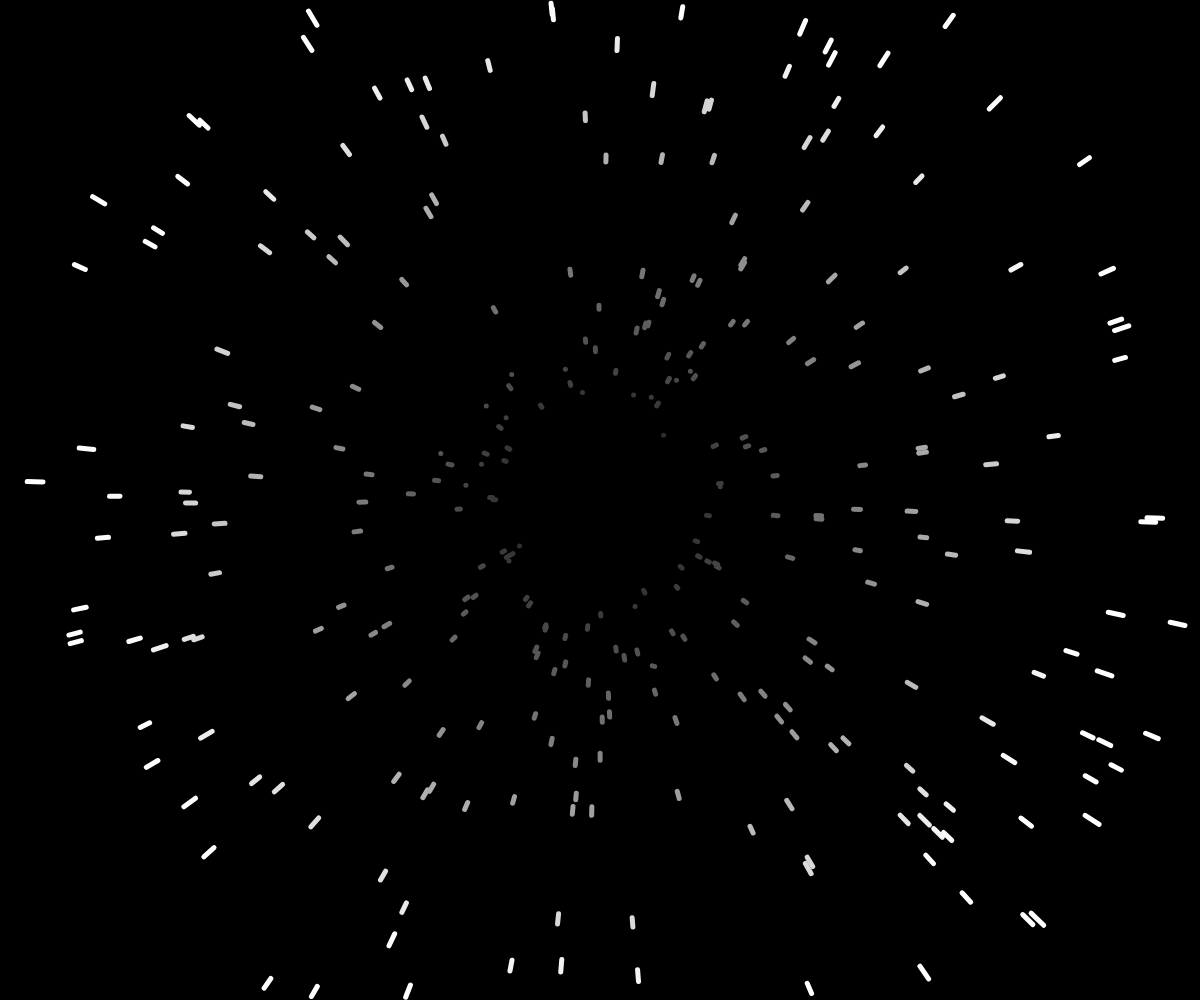
Frame 1 (no input)
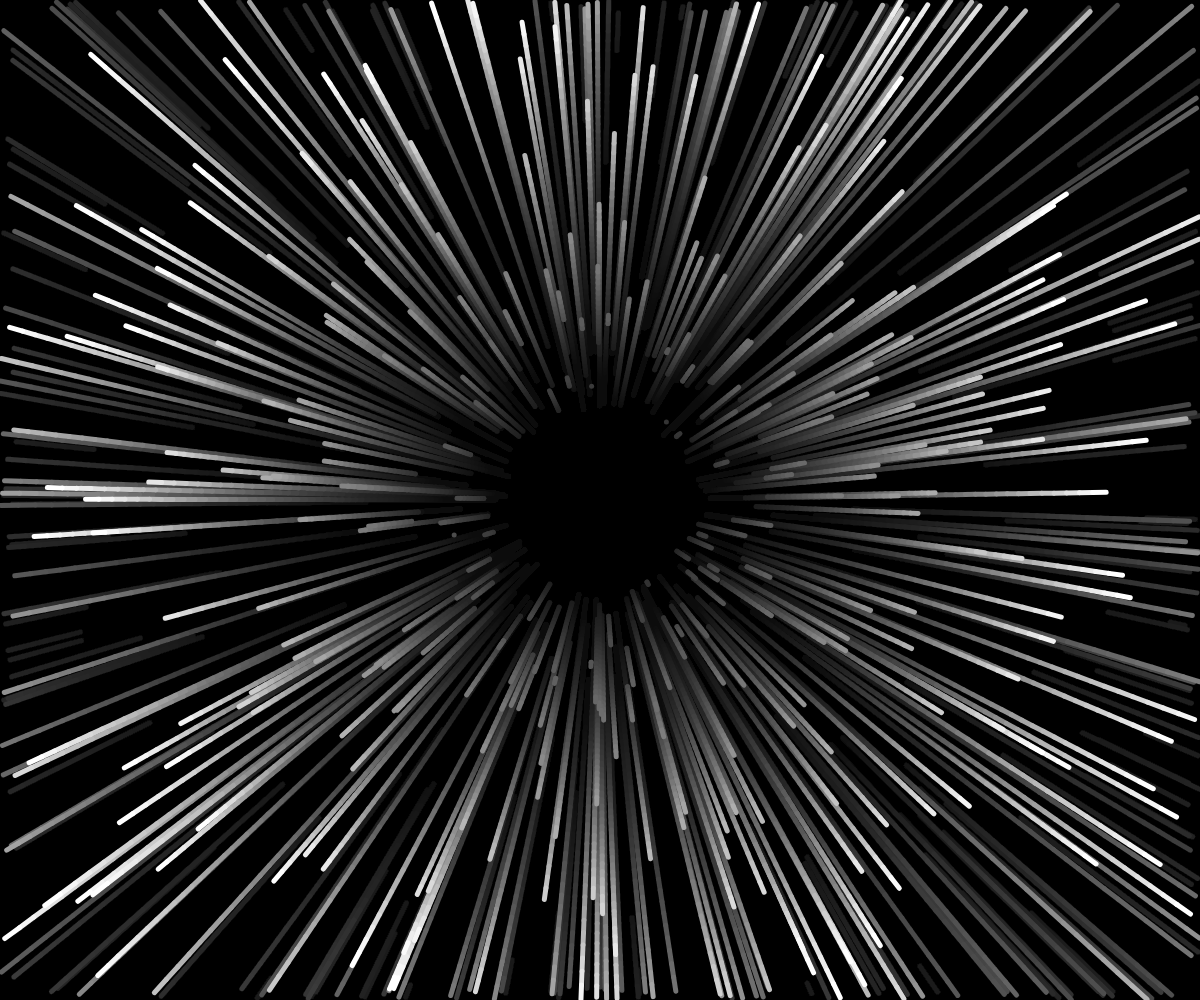
Frame 60 (no input)
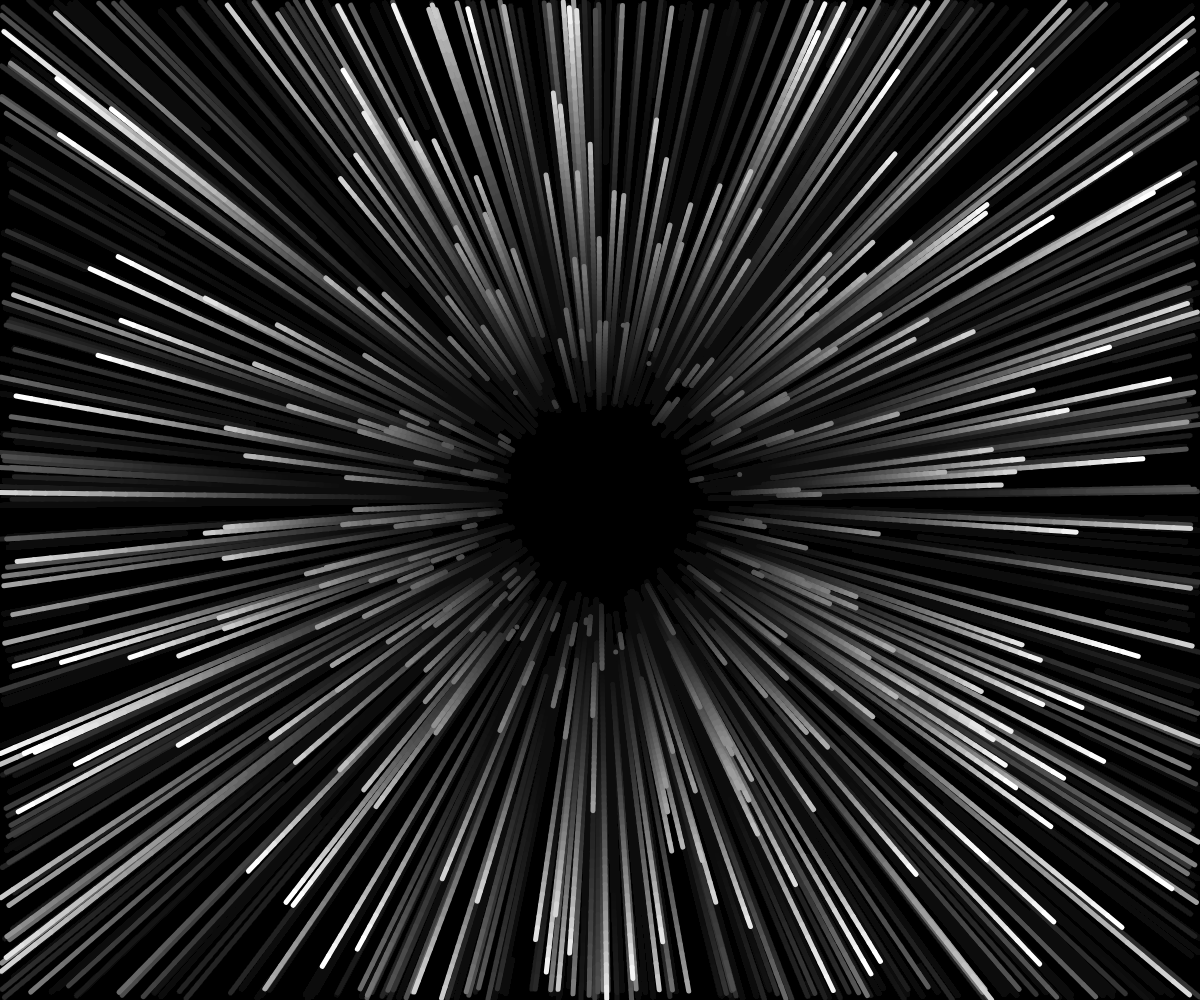
Frame 120 (the mouse pressed at the canvas centre since frame 60)

The p5.js sketch that drew these frames (run headless with seeded random() and noise() and a simulated clock; from frame 60 on, the mouse is pressed at the canvas centre):

// p5.js sketch
// ── sketch.js
let turtles = []

let stars = []

function setup() {
  createCanvas(windowWidth, windowHeight);

  // generate stars
  for (let i = 0; i < 300; i++) {
    let angle = Math.random() * TWO_PI;
    let radius = (Math.random() * windowHeight / 2) + 100;
    stars.push({
      x: windowWidth / 2 + radius * cos(angle),
      y: windowHeight / 2 + radius * sin(angle),
      speed: 0, // Start with 0 speed
      angle: angle,
      maxSpeed: Math.random() * 5 + 10, // Maximum speed the star can reach
    });
  }
  background(0);
}

function drawSpace() {
  for (let i = 0; i < stars.length - 1; i++) {
    let radius = dist(stars[i].x, stars[i].y, windowWidth / 2, windowHeight / 2);
    let grayValue = map(radius, 0, windowHeight / 2, 0, 255);
    stroke(grayValue);
    strokeWeight(5);
    line(stars[i].x, stars[i].y, stars[i].x - (stars[i].speed * cos(stars[i].angle)), stars[i].y - (stars[i].speed * sin(stars[i].angle)));
  }
}

function draw() {
  background(0, 10);

  for (let i = stars.length - 1; i >= 0; i--) {
    let s = stars[i];
    // Increase speed based on distance from center
    let distance = dist(s.x, s.y, windowWidth / 2, windowHeight / 2);
    s.speed = map(distance, 0, windowHeight / 2, 0, s.maxSpeed);

    s.x += s.speed * cos(s.angle);
    s.y += s.speed * sin(s.angle);

    // Reset star position if it moves beyond the screen
    if (s.x < 0 || s.x > windowWidth || s.y < 0 || s.y > windowHeight) {
      let angle = Math.random() * TWO_PI;
      let radius = (Math.random() * 100) + 90;
      s.x = windowWidth / 2 + radius * cos(angle)
      s.y = windowHeight / 2 + radius * sin(angle),
      s.angle = angle;
      s.speed = 0; // Reset speed to 0
    }
  }

  drawSpace();
}
